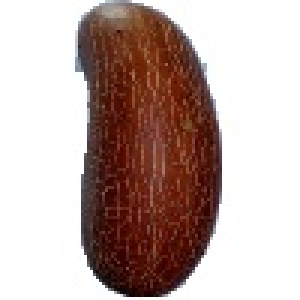
#> input picture data/data_seg/Cucumber/img/109_100.jpg, 100 x 100 px (shown 3 times larger); its folder holds 4 pictures in this run
$ python aug_for_seg.py
#> lines starting #> are read from the running program, lines starting #| are printed output that depends on the picture; after the words box and inside, x2 and y2 are one past the last pixel; in counts of white or black regions, pixels touching at a corner belong together
import cv2
import numpy as np
import os
import random

random.seed(67)

input_dirs = ["./data/data_seg/Cucumber/img", "./data/data_seg/Strawberry/img"]
output_dirs = ["./data/data_seg/Cucumber/mask", "./data/data_seg/Strawberry/mask"]
trash_dir = "./data/Trash"

for i in range(len(input_dirs)):
    input_dir = input_dirs[i]
    output_dir = output_dirs[i]

    os.makedirs(output_dir, exist_ok=True)

    for filename in os.listdir(input_dir):
        img = cv2.imread(os.path.join(input_dir, filename))
#> img is the input picture: shape (100, 100, 3); mean B, G, R 167.3, 172.1, 191.6

        gray = cv2.cvtColor(img, cv2.COLOR_BGR2GRAY)
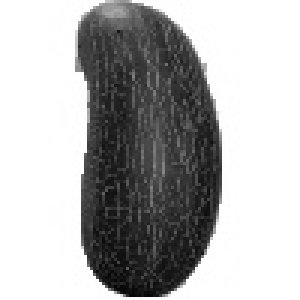
#> gray: shape (100, 100) (shown 3 times larger); min 4, max 255, mean 177.4

        # порог — можно подбирать
        _, mask = cv2.threshold(gray, 240, 255, cv2.THRESH_BINARY_INV)
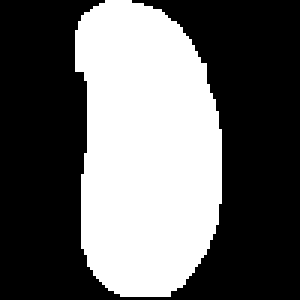
#> mask: shape (100, 100) (shown 3 times larger); 39.6% white; 1 white region, box (x1, y1, x2, y2) and area: (25, 0, 74, 99) 3964

        cv2.imwrite(os.path.join(output_dir, filename), mask)


def cut_object(img, mask):
    obj = cv2.bitwise_and(img, img, mask=mask)
    return obj

# [65 lines left out: functions random_transform, paste_object, update_mask, not called in this run]

for ind in range(len(input_dirs)):
    img_dir = input_dirs[ind]
#> img_dir = './data/data_seg/Cucumber/img'
    mask_dir = output_dirs[ind]
    for i in range(5000):
#> (the run stopped early here; a loop or call above may not have finished)
